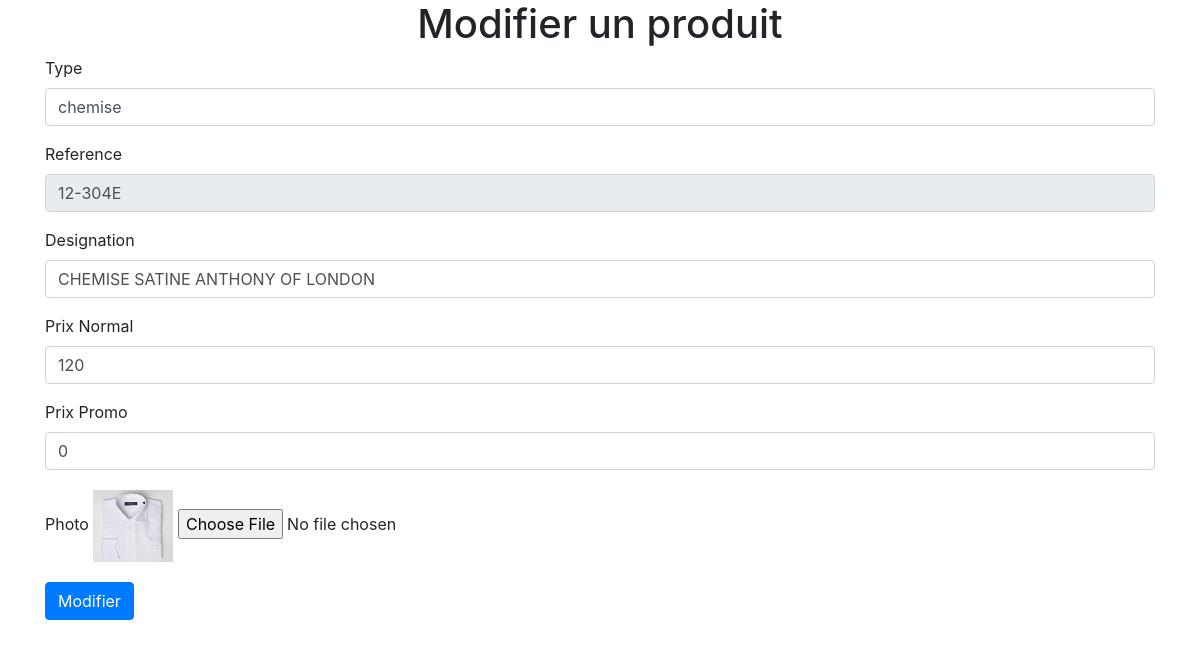
Screenshot of /SOURCE_CODE/ecom/admin/editprd.php?ref=12-304E (signed in) with the database file from the repository.
### tables this page shows
CREATE TABLE `produits` (
  `type` varchar(32) NOT NULL,
  `reference` varchar(32) NOT NULL,
  `designation` varchar(128) NOT NULL,
  `prixnormal` decimal(10,0) NOT NULL,
  `prixpromo` decimal(10,0) NOT NULL,
  `photo` varchar(32) NOT NULL
);

### SOURCE_CODE/ecom/admin/editprd.php (the view, shortened to what this page needs)
<?php
include("../config.php");
$ref = $_GET['ref'];
$sql = $conn->prepare("SELECT * FROM produits WHERE reference = :ref");
$sql->execute(['ref' => $ref]);
$prdrow = $sql->fetch(PDO::FETCH_ASSOC);
?>
<!DOCTYPE html>
<html lang="en">
<head>
    <link rel="stylesheet" href="../node_modules/bootstrap/dist/css/bootstrap.min.css">
</head>
<body>
<h1><center>Modifier un produit</center></h1>
<div class="container">
    <form action="#" method="POST" enctype="multipart/form-data">
    <div class="form-group">
        <label for="type">Type</label>
        <input type="text" class="form-control" name="type" id="type" placeholder="Enter le type" value="<?= $prdrow['type']?>" required>
    </div>
    <div class="form-group">
        <label for="reference">Reference</label>
        <input type="text" class="form-control" name="reference" id="reference" placeholder="Enter la reference" value="<?= $prdrow['reference']?>" disabled>
    </div>
    <div class="form-group">
        <label for="designation">Designation</label>
        <input type="text" class="form-control" name="designation" id="designation" placeholder="Enter la desination" value="<?= $prdrow['designation']?>" required>
    </div>
    <div class="form-group">
        <label for="prixnormal">Prix Normal</label>
        <input type="text" class="form-control" name="prixnormal" id="prixnormal" placeholder="Enter le prix normal" value="<?= $prdrow['prixnormal']?>" required>
    </div>
    <div class="form-group">
        <label for="prixpromo">Prix Promo</label>
        <input type="text" class="form-control" name="prixpromo" id="prixpromo" placeholder="Enter le prix promo" value="<?= $prdrow['prixpromo']?>" required>
    </div>
    <div class="form-group">
    <label for="photo">Photo</label>
    <img src="../images/<?= $prdrow['type'] ?>/<?= $prdrow['photo'] ?>" width="80" height="80"/>
    <input type="file" name="photo" id="photo">
    </div>
    <button type="submit" name="modifier" class="btn btn-primary">Modifier</button>
    </form>
</div>
</body>
</html>

### rows the page displays
produits: type "chemise", reference "12-304E", designation "CHEMISE SATINE ANTHONY OF LONDON", prixnormal "120", prixpromo "0", type+photo (picture)
